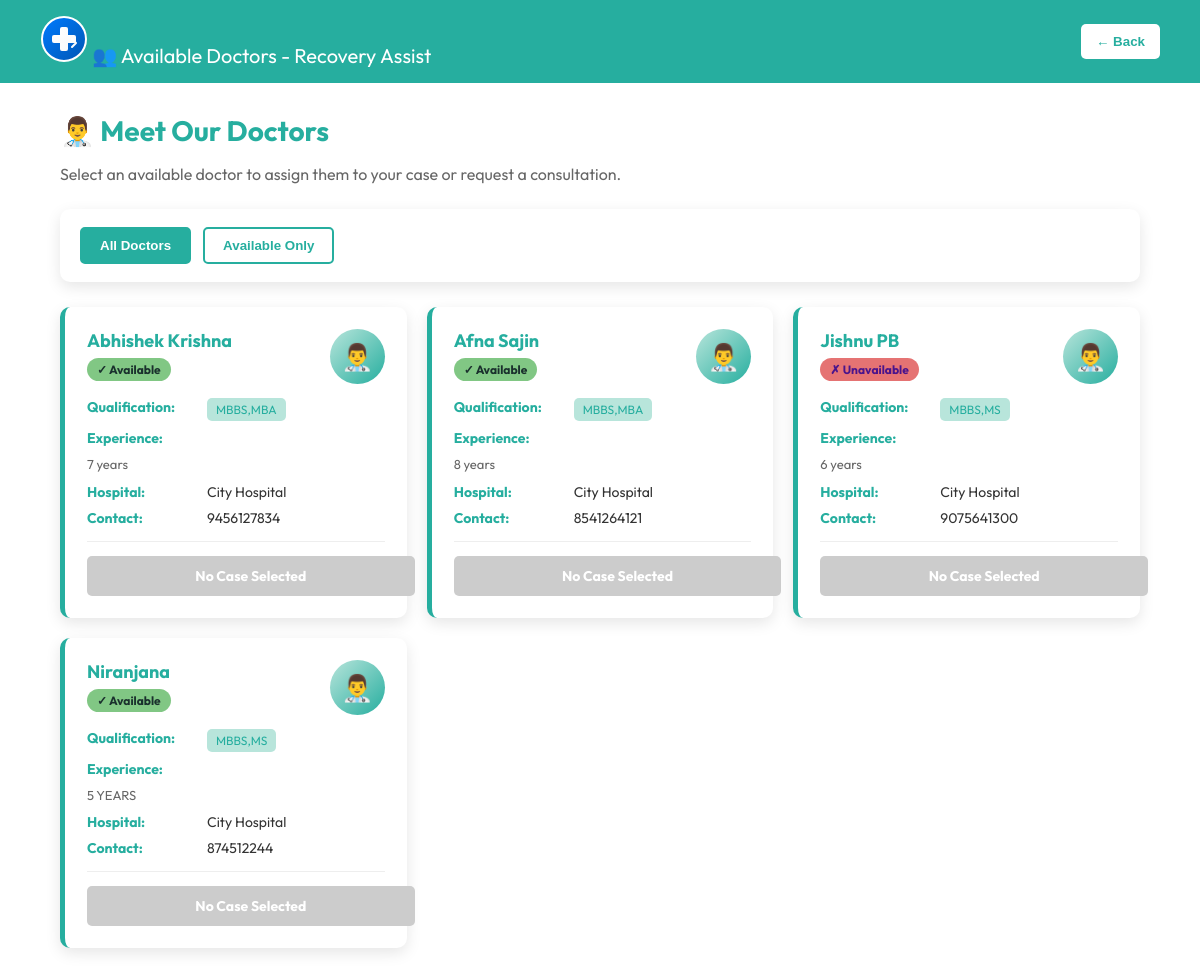
The app's page /doctors_list with its own data.
### tables this page shows
CREATE TABLE doctors (id INTEGER PRIMARY KEY AUTOINCREMENT, name TEXT, doctor_id TEXT UNIQUE, password TEXT, phone TEXT, email TEXT, qualification TEXT, hospital TEXT, experience TEXT, is_available INTEGER DEFAULT 1);

### app.py (the view)
@app.route("/doctors_list")
def doctors_list():
    is_patient = 'patient_id' in session
    conn = sqlite3.connect("medcare.db")
    try:
        cursor = conn.cursor()
        cursor.execute("""
        SELECT id, name, qualification, experience, hospital, phone, is_available FROM doctors ORDER BY name
        """)
        doctors = [{'id': r[0], 'name': r[1], 'qualification': r[2], 'experience': r[3], 'hospital': r[4], 'phone': r[5], 'is_available': r[6]} for r in cursor.fetchall()]
    finally:
        conn.close()
    return render_template("doctors_list.html", doctors=doctors, case_id=None, is_patient=is_patient)

### templates/doctors_list.html (shortened to what this page needs)
<!DOCTYPE html>
<html>
<head>
</head>
<body>
<header>
<span>
  <img src="{{ url_for('static', filename='logo.svg') }}" alt="Recovery Assist" class="nav-logo" onerror="this.style.display='none'">
  👥 Available Doctors - Recovery Assist
</span>
<a href="{% if case_id %}{{ url_for('patient_detail', case_id=case_id) }}{% else %}{{ url_for('patient_dashboard') }}{% endif %}"><button class="back-btn">← Back</button></a>
</header>
<div class="container">
<h1 class="page-title">👨‍⚕️ Meet Our Doctors</h1>
<p class="page-subtitle">Select an available doctor to assign them to your case or request a consultation.</p>
<div class="filter-section">
  <button class="filter-btn active" onclick="filterDoctors('all', event)">All Doctors</button>
  <button class="filter-btn" onclick="filterDoctors('available', event)">Available Only</button>
</div>
{% if doctors %}
<div class="doctors-grid">
{% for doctor in doctors %}
<div class="doctor-card" data-status="{% if doctor.is_available %}available{% else %}unavailable{% endif %}">
  <div class="doctor-header">
    <div>
      <p class="doctor-name">{{ doctor.name }}</p>
      <span class="availability-badge {% if doctor.is_available %}available{% else %}unavailable{% endif %}">
        {% if doctor.is_available %}✓ Available{% else %}✗ Unavailable{% endif %}
      </span>
    </div>
    <div class="doctor-avatar">👨‍⚕️</div>
  </div>
  <div class="doctor-info">
    <div class="info-row">
      <span class="info-label">Qualification:</span>
      <span class="info-value"><span class="qualification-badge">{{ doctor.qualification }}</span></span>
    </div>
    <div class="info-row">
      <span class="info-label">Experience:</span>
    </div>
    <div class="experience-text">{{ doctor.experience }}</div>
    <div class="info-row">
      <span class="info-label">Hospital:</span>
      <span class="info-value">{{ doctor.hospital }}</span>
    </div>
    <div class="info-row">
      <span class="info-label">Contact:</span>
      <span class="info-value">{{ doctor.phone }}</span>
    </div>
  </div>
  <div class="contact-section">
    {% if case_id %}
      {% if doctor.is_available %}
      <a href="{{ url_for('assign_doctor', case_id=case_id, doctor_id=doctor.id) }}" class="contact-btn">
        👨‍⚕️ Assign Doctor
      </a>
      {% else %}
      <span class="contact-btn disabled">Currently Unavailable</span>
      {% endif %}
    {% else %}
      <span class="contact-btn disabled">No Case Selected</span>
    {% endif %}
  </div>
</div>
{% endfor %}
</div>
{% else %}
<div class="no-doctors">
  <p style="font-size:48px;">👨‍⚕️</p>
  <p><b>No Doctors Available</b></p>
  <p>Please check back later.</p>
</div>
{% endif %}
</div>
</body>
</html>

### templates/doctors_list.html (style rules this page uses)
:root { --primary-color: #26AE9F; --primary-light: #B8E5DB; --primary-dark: #538F86; --secondary-bg: #B2D3CC; --light-bg: #DDDEDC; --main-bg: #ffffff; --dark-text: #1A302D; --muted-text: #538F86; --success-color: #81C784; --error-color: #E57373; }
body { font-family: 'Outfit', sans-serif; background: var(--main-bg); margin: 0; }
header { background: var(--primary-color); color: white; padding: 15px 40px; font-size: 20px; display: flex; justify-content: space-between; align-items: center; }
.back-btn { background: white; color: var(--primary-color); padding: 10px 15px; border: none; border-radius: 5px; cursor: pointer; font-weight: bold; }
.container { width: 90%; margin: 30px auto; }
.page-title { color: var(--primary-color); font-size: 28px; margin-bottom: 8px; }
.page-subtitle { color: #666; margin-bottom: 25px; }
.filter-section { background: white; padding: 18px 20px; border-radius: 10px; box-shadow: 0 5px 15px rgba(0,0,0,0.1); margin-bottom: 25px; display: flex; gap: 12px; }
.filter-btn { padding: 9px 18px; border: 2px solid var(--primary-color); background: white; color: var(--primary-color); border-radius: 5px; cursor: pointer; font-weight: bold; }
.filter-btn.active { background: var(--primary-color); color: white; }
.doctors-grid { display: grid; grid-template-columns: repeat(auto-fill, minmax(320px, 1fr)); gap: 20px; }
.doctor-card { background: white; border-radius: 10px; box-shadow: 0 5px 15px rgba(0,0,0,0.1); padding: 22px; border-left: 5px solid var(--primary-color); transition: transform 0.2s, box-shadow 0.2s; }
.doctor-header { display: flex; justify-content: space-between; align-items: flex-start; margin-bottom: 14px; }
.doctor-avatar { width: 55px; height: 55px; background: linear-gradient(135deg, var(--primary-light) 0%, var(--primary-color) 100%); color: white; border-radius: 50%; display: flex; align-items: center; justify-content: center; font-size: 26px; flex-shrink: 0; }
.doctor-name { color: var(--primary-color); font-size: 18px; font-weight: bold; margin: 0 0 6px 0; }
.availability-badge { display: inline-block; padding: 4px 10px; border-radius: 20px; font-size: 12px; font-weight: bold; }
.available { background: var(--success-color); color: var(--dark-text); }
.unavailable { background: var(--error-color); color: #4A148C; }
.doctor-info { margin: 12px 0; }
.info-row { display: flex; margin: 8px 0; font-size: 14px; }
.info-label { font-weight: bold; color: var(--primary-color); min-width: 120px; }
.info-value { color: #333; flex: 1; }
.qualification-badge { display: inline-block; background: var(--primary-light); color: var(--primary-color); padding: 4px 9px; border-radius: 5px; font-size: 12px; }
.experience-text { color: #666; font-size: 13px; margin: 4px 0 8px 0; line-height: 1.5; }
.contact-section { margin-top: 14px; padding-top: 14px; border-top: 1px solid #eee; }
.contact-btn { background: var(--primary-color); color: white; border: none; padding: 11px 15px; border-radius: 5px; cursor: pointer; font-size: 14px; font-weight: bold; width: 100%; display: block; text-align: center; text-decoration: none; }
.contact-btn.disabled { background: #ccc; cursor: not-allowed; pointer-events: none; }

### records on screen
doctors: name "Abhishek Krishna", is_available "✓ Available", qualification "MBBS,MBA", experience "7 years", hospital "City Hospital", phone "9456127834"
doctors: name "Afna Sajin", is_available "✓ Available", qualification "MBBS,MBA", experience "8 years", hospital "City Hospital", phone "8541264121"
doctors: name "Jishnu PB", is_available "✗ Unavailable", qualification "MBBS,MS", experience "6 years", hospital "City Hospital", phone "9075641300"
doctors: name "Niranjana", is_available "✓ Available", qualification "MBBS,MS", experience "5 YEARS", hospital "City Hospital", phone "874512244"
